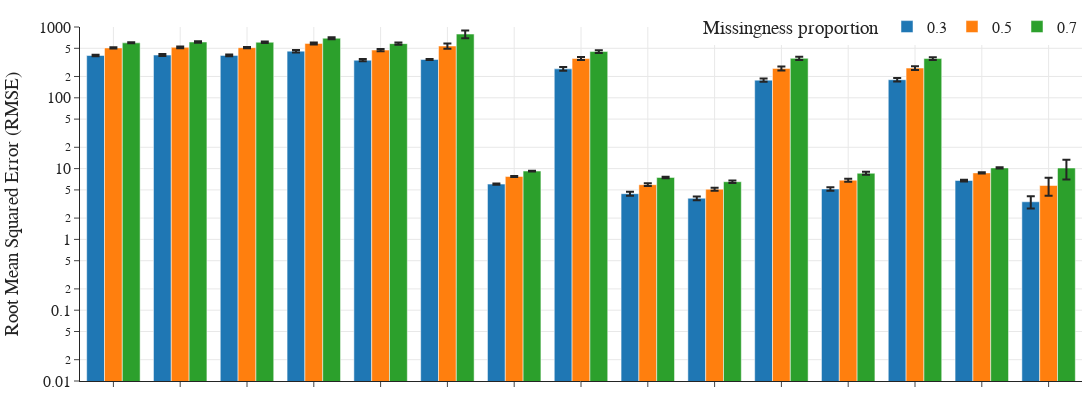
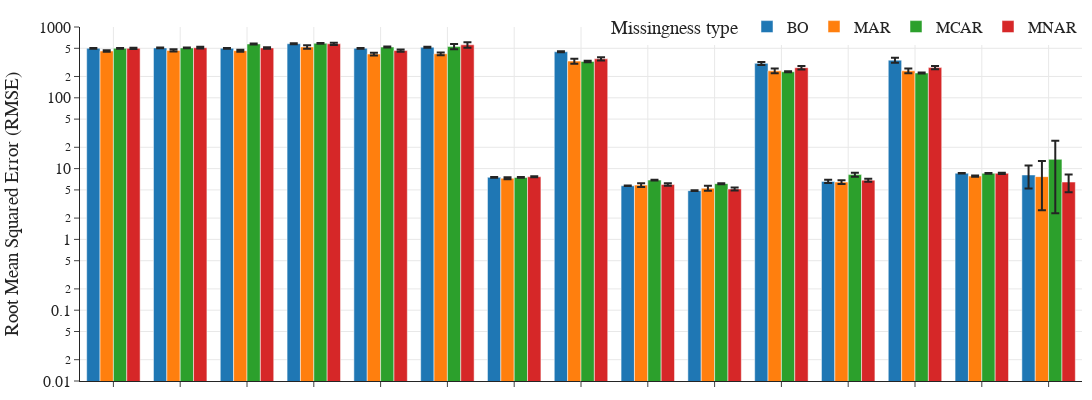
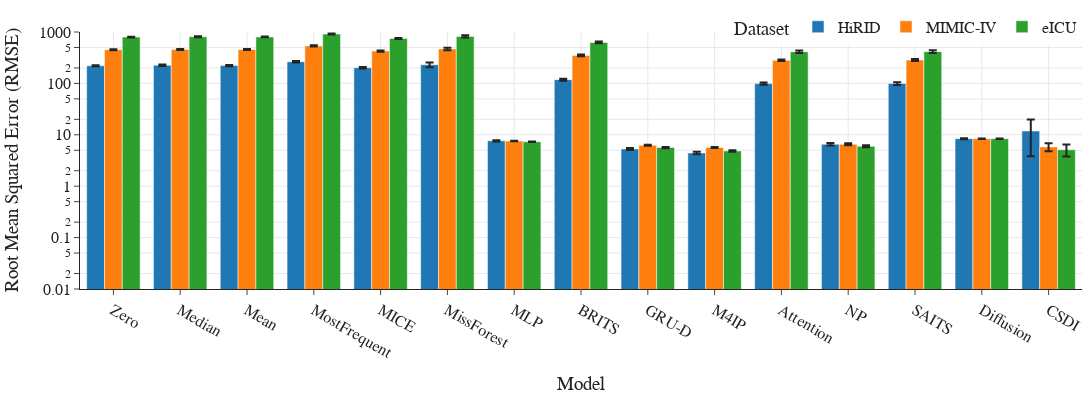

Write notebook code for charts like these, in order.
### Code cell
group = "ImputationDataset.mask_proportion"
margin=dict(l=50, r=10, t=20, b=10)
legend_title_text='Missingness proportion'
save_path=rf"C:\Users\Robin\Downloads\results_imputation_missingness_amount_plotly_{metric}.pdf"

plot_results(mnar, group,x,y,y_err,legend_title_text, margin, order, x_labels=False, labels=labels, save_path=save_path, log_y=log_y,range_y=range_y)

group = "ImputationDataset.mask_method"
margin=dict(l=50, r=10, t=20, b=10)
legend_title_text='Missingness type'
save_path=rf"C:\Users\Robin\Downloads\results_imputation_missingness_method_plotly_{metric}.pdf"
plot_results(df, group,x,y,y_err,legend_title_text, margin, order, x_labels=False, labels=labels, save_path=save_path, log_y=log_y,range_y=range_y)

group = "data_dir"
margin=dict(l=50, r=10, t=20, b=50)
legend_title_text='Dataset'
save_path = rf"C:\Users\Robin\Downloads\results_imputation_missingness_dataset_plotly_{metric}.pdf"
plot_results(df, group,x,y,y_err,legend_title_text, margin, order, x_labels=True, labels=labels, save_path=save_path, log_y=log_y,range_y=range_y)

### Figure 1 — Plotly figure (JSON) as saved in the notebook; plotly's stock layout.template omitted (floating-point values rounded to 4 significant figures)
{"data": [{"alignmentgroup": "True", "error_y": {"array": [9.479, 13.26, 10.87, 18.61, 12.35, 6.928, 0.1055, 15.75, 0.2702, 0.2393, 9.191, 0.2896, 10.34, 0.1944, 0.6658]}, "hovertemplate": "ImputationDataset.mask_proportion=0.3<br>Model=%{x}<br>Root Mean Squared Error (RMSE)=%{y}<extra></extra>", "legendgroup": "0.3", "marker": {"color": "#1F77B4", "pattern": {"shape": ""}}, "name": "0.3", "offsetgroup": "0.3", "orientation": "v", "showlegend": true, "textposition": "auto", "x": ["Zero", "Median", "Mean", "MostFrequent", "MICE", "MissForest", "MLP", "BRITS", "GRU-D", "M4IP", "Attention", "NP", "SAITS", "Diffusion", "CSDI"], "xaxis": "x", "y": [395.7, 401.3, 397.4, 456.2, 339.6, 347.6, 6.037, 256.2, 4.421, 3.813, 177.5, 5.159, 180.1, 6.791, 3.398], "yaxis": "y", "type": "bar"}, {"alignmentgroup": "True", "error_y": {"array": [9.337, 13.82, 12.0, 19.65, 18.13, 45.29, 0.1109, 17.46, 0.2662, 0.2417, 17.16, 0.3584, 15.56, 0.1812, 1.637]}, "hovertemplate": "ImputationDataset.mask_proportion=0.5<br>Model=%{x}<br>Root Mean Squared Error (RMSE)=%{y}<extra></extra>", "legendgroup": "0.5", "marker": {"color": "#FF7F0E", "pattern": {"shape": ""}}, "name": "0.5", "offsetgroup": "0.5", "orientation": "v", "showlegend": true, "textposition": "auto", "x": ["Zero", "Median", "Mean", "MostFrequent", "MICE", "MissForest", "MLP", "BRITS", "GRU-D", "M4IP", "Attention", "NP", "SAITS", "Diffusion", "CSDI"], "xaxis": "x", "y": [506.2, 516.0, 511.3, 585.9, 471.7, 538.7, 7.747, 358.4, 5.925, 5.118, 260.3, 6.853, 262.9, 8.695, 5.771], "yaxis": "y", "type": "bar"}, {"alignmentgroup": "True", "error_y": {"array": [9.693, 15.76, 15.45, 22.17, 22.54, 99.31, 0.1263, 20.48, 0.1792, 0.2553, 19.21, 0.4053, 16.43, 0.1724, 3.182]}, "hovertemplate": "ImputationDataset.mask_proportion=0.7<br>Model=%{x}<br>Root Mean Squared Error (RMSE)=%{y}<extra></extra>", "legendgroup": "0.7", "marker": {"color": "#2CA02C", "pattern": {"shape": ""}}, "name": "0.7", "offsetgroup": "0.7", "orientation": "v", "showlegend": true, "textposition": "auto", "x": ["Zero", "Median", "Mean", "MostFrequent", "MICE", "MissForest", "MLP", "BRITS", "GRU-D", "M4IP", "Attention", "NP", "SAITS", "Diffusion", "CSDI"], "xaxis": "x", "y": [596.8, 613.6, 608.8, 694.2, 582.0, 794.7, 9.223, 449.8, 7.504, 6.525, 360.8, 8.585, 358.3, 10.24, 10.19], "yaxis": "y", "type": "bar"}], "layout": {"xaxis": {"anchor": "y", "domain": [0.0, 1.0], "title": {}, "showticklabels": false, "showgrid": true}, "yaxis": {"anchor": "x", "domain": [0.0, 1.0], "title": {"text": "Root Mean Squared Error (RMSE)"}, "type": "log", "range": [-2.0, 3.0], "showgrid": true}, "legend": {"title": {"text": "Missingness proportion"}, "tracegroupgap": 0, "orientation": "h", "yanchor": "bottom", "y": 0.95, "xanchor": "right", "x": 1}, "margin": {"t": 20, "l": 50, "r": 10, "b": 10}, "barmode": "group", "height": 400, "width": 1200, "font": {"family": "Arial", "size": 16}}}

### Figure 2 — Plotly figure (JSON) as saved in the notebook; plotly's stock layout.template omitted (floating-point values rounded to 4 significant figures)
{"data": [{"alignmentgroup": "True", "error_y": {"array": [6.089, 6.415, 6.088, 9.728, 6.088, 7.917, 0.08503, 6.968, 0.06742, 0.05431, 14.76, 0.3352, 28.28, 0.08941, 2.888]}, "hovertemplate": "ImputationDataset.mask_method=BO<br>Model=%{x}<br>Root Mean Squared Error (RMSE)=%{y}<extra></extra>", "legendgroup": "BO", "marker": {"color": "#1F77B4", "pattern": {"shape": ""}}, "name": "BO", "offsetgroup": "BO", "orientation": "v", "showlegend": true, "textposition": "auto", "x": ["Zero", "Median", "Mean", "MostFrequent", "MICE", "MissForest", "MLP", "BRITS", "GRU-D", "M4IP", "Attention", "NP", "SAITS", "Diffusion", "CSDI"], "xaxis": "x", "y": [501.0, 506.9, 501.0, 580.5, 501.0, 517.3, 7.53, 447.0, 5.725, 4.883, 306.5, 6.598, 340.5, 8.588, 8.129], "yaxis": "y", "type": "bar"}, {"alignmentgroup": "True", "error_y": {"array": [11.74, 17.55, 14.86, 29.27, 18.96, 18.38, 0.2241, 26.2, 0.351, 0.4147, 18.61, 0.3839, 18.38, 0.1807, 5.121]}, "hovertemplate": "ImputationDataset.mask_method=MAR<br>Model=%{x}<br>Root Mean Squared Error (RMSE)=%{y}<extra></extra>", "legendgroup": "MAR", "marker": {"color": "#FF7F0E", "pattern": {"shape": ""}}, "name": "MAR", "offsetgroup": "MAR", "orientation": "v", "showlegend": true, "textposition": "auto", "x": ["Zero", "Median", "Mean", "MostFrequent", "MICE", "MissForest", "MLP", "BRITS", "GRU-D", "M4IP", "Attention", "NP", "SAITS", "Diffusion", "CSDI"], "xaxis": "x", "y": [457.4, 467.0, 463.1, 522.7, 414.8, 419.0, 7.3, 329.7, 5.847, 5.287, 240.3, 6.447, 240.5, 7.839, 7.699], "yaxis": "y", "type": "bar"}, {"alignmentgroup": "True", "error_y": {"array": [5.923, 6.287, 8.558, 7.045, 8.146, 45.23, 0.07675, 8.139, 0.09896, 0.1001, 4.55, 0.5264, 3.267, 0.08611, 11.18]}, "hovertemplate": "ImputationDataset.mask_method=MCAR<br>Model=%{x}<br>Root Mean Squared Error (RMSE)=%{y}<extra></extra>", "legendgroup": "MCAR", "marker": {"color": "#2CA02C", "pattern": {"shape": ""}}, "name": "MCAR", "offsetgroup": "MCAR", "orientation": "v", "showlegend": true, "textposition": "auto", "x": ["Zero", "Median", "Mean", "MostFrequent", "MICE", "MissForest", "MLP", "BRITS", "GRU-D", "M4IP", "Attention", "NP", "SAITS", "Diffusion", "CSDI"], "xaxis": "x", "y": [500.9, 506.7, 575.4, 588.3, 520.3, 528.7, 7.508, 326.6, 6.881, 6.132, 233.3, 8.227, 224.1, 8.578, 13.52], "yaxis": "y", "type": "bar"}, {"alignmentgroup": "True", "error_y": {"array": [9.503, 14.28, 12.78, 20.14, 17.67, 50.51, 0.1142, 17.9, 0.2385, 0.2455, 15.19, 0.3511, 14.11, 0.1827, 1.828]}, "hovertemplate": "ImputationDataset.mask_method=MNAR<br>Model=%{x}<br>Root Mean Squared Error (RMSE)=%{y}<extra></extra>", "legendgroup": "MNAR", "marker": {"color": "#D62728", "pattern": {"shape": ""}}, "name": "MNAR", "offsetgroup": "MNAR", "orientation": "v", "showlegend": true, "textposition": "auto", "x": ["Zero", "Median", "Mean", "MostFrequent", "MICE", "MissForest", "MLP", "BRITS", "GRU-D", "M4IP", "Attention", "NP", "SAITS", "Diffusion", "CSDI"], "xaxis": "x", "y": [499.6, 510.3, 505.8, 578.8, 464.4, 560.3, 7.669, 354.8, 5.95, 5.152, 266.2, 6.866, 267.1, 8.575, 6.454], "yaxis": "y", "type": "bar"}], "layout": {"xaxis": {"anchor": "y", "domain": [0.0, 1.0], "title": {}, "showticklabels": false, "showgrid": true}, "yaxis": {"anchor": "x", "domain": [0.0, 1.0], "title": {"text": "Root Mean Squared Error (RMSE)"}, "type": "log", "range": [-2.0, 3.0], "showgrid": true}, "legend": {"title": {"text": "Missingness type"}, "tracegroupgap": 0, "orientation": "h", "yanchor": "bottom", "y": 0.95, "xanchor": "right", "x": 1}, "margin": {"t": 20, "l": 50, "r": 10, "b": 10}, "barmode": "group", "height": 400, "width": 1200, "font": {"family": "Arial", "size": 16}}}

### Figure 3 — Plotly figure (JSON) as saved in the notebook; plotly's stock layout.template omitted (floating-point values rounded to 4 significant figures)
{"data": [{"alignmentgroup": "True", "error_y": {"array": [4.804, 6.682, 5.677, 9.373, 7.278, 24.06, 0.1774, 5.112, 0.2207, 0.2472, 4.656, 0.3553, 6.246, 0.1834, 8.003]}, "hovertemplate": "data_dir=HiRID<br>Model=%{x}<br>Root Mean Squared Error (RMSE)=%{y}<extra></extra>", "legendgroup": "HiRID", "marker": {"color": "#1F77B4", "pattern": {"shape": ""}}, "name": "HiRID", "offsetgroup": "HiRID", "orientation": "v", "showlegend": true, "textposition": "auto", "x": ["Zero", "Median", "Mean", "MostFrequent", "MICE", "MissForest", "MLP", "BRITS", "GRU-D", "M4IP", "Attention", "NP", "SAITS", "Diffusion", "CSDI"], "xaxis": "x", "y": [220.3, 225.2, 222.2, 264.1, 201.3, 230.5, 7.621, 118.3, 5.31, 4.436, 99.08, 6.549, 99.33, 8.416, 11.82], "yaxis": "y", "type": "bar"}, {"alignmentgroup": "True", "error_y": {"array": [9.08, 11.06, 10.12, 15.46, 12.33, 26.08, 0.1027, 14.59, 0.1359, 0.1404, 10.2, 0.3114, 12.27, 0.1268, 1.007]}, "hovertemplate": "data_dir=MIMIC-IV<br>Model=%{x}<br>Root Mean Squared Error (RMSE)=%{y}<extra></extra>", "legendgroup": "MIMIC-IV", "marker": {"color": "#FF7F0E", "pattern": {"shape": ""}}, "name": "MIMIC-IV", "offsetgroup": "MIMIC-IV", "orientation": "v", "showlegend": true, "textposition": "auto", "x": ["Zero", "Median", "Mean", "MostFrequent", "MICE", "MissForest", "MLP", "BRITS", "GRU-D", "M4IP", "Attention", "NP", "SAITS", "Diffusion", "CSDI"], "xaxis": "x", "y": [451.9, 458.4, 454.8, 536.8, 424.7, 468.0, 7.566, 350.6, 6.248, 5.657, 281.8, 6.543, 284.7, 8.382, 5.814], "yaxis": "y", "type": "bar"}, {"alignmentgroup": "True", "error_y": {"array": [11.06, 15.65, 13.94, 20.73, 17.0, 41.39, 0.09506, 24.45, 0.1664, 0.178, 23.36, 0.2634, 25.64, 0.0939, 1.357]}, "hovertemplate": "data_dir=eICU<br>Model=%{x}<br>Root Mean Squared Error (RMSE)=%{y}<extra></extra>", "legendgroup": "eICU", "marker": {"color": "#2CA02C", "pattern": {"shape": ""}}, "name": "eICU", "offsetgroup": "eICU", "orientation": "v", "showlegend": true, "textposition": "auto", "x": ["Zero", "Median", "Mean", "MostFrequent", "MICE", "MissForest", "MLP", "BRITS", "GRU-D", "M4IP", "Attention", "NP", "SAITS", "Diffusion", "CSDI"], "xaxis": "x", "y": [797.1, 809.5, 801.2, 910.7, 750.7, 820.5, 7.318, 625.8, 5.645, 4.851, 412.5, 5.967, 415.0, 8.387, 5.12], "yaxis": "y", "type": "bar"}], "layout": {"xaxis": {"anchor": "y", "domain": [0.0, 1.0], "title": {"text": "Model"}, "showgrid": true}, "yaxis": {"anchor": "x", "domain": [0.0, 1.0], "title": {"text": "Root Mean Squared Error (RMSE)"}, "type": "log", "range": [-2.0, 3.0], "showgrid": true}, "legend": {"title": {"text": "Dataset"}, "tracegroupgap": 0, "orientation": "h", "yanchor": "bottom", "y": 0.95, "xanchor": "right", "x": 1}, "margin": {"t": 20, "l": 50, "r": 10, "b": 50}, "barmode": "group", "height": 400, "width": 1200, "font": {"family": "Arial", "size": 16}}}
